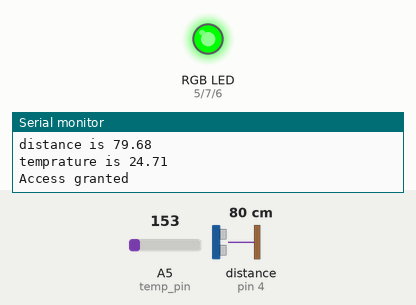
Recording of a sketch running on a simulated Arduino Uno, built with avr-gcc and run on an emulated ATmega328P. On the bench: an RGB LED mixed from three pins (HIGH = lit), the last lines printed to the serial monitor. Wiring (inferred from the names in the program): ultrasonic range finder: trigger pin 2; echo pin 4. The test bench sets the inputs (shaded band); at power-on: distance to the obstacle (sensor on pin 4) 80 cm, A5 (temp_pin) = 153. The echo pulse lasts 58.3 µs per cm; pins used as bus, display or sensor lines are not drawn.

Above: at 1.2 s.
1.3 s: distance to the obstacle (sensor on pin 4) set to 96 cm
2.8 s: distance to the obstacle (sensor on pin 4) set to 104 cm
At 4.0 s:
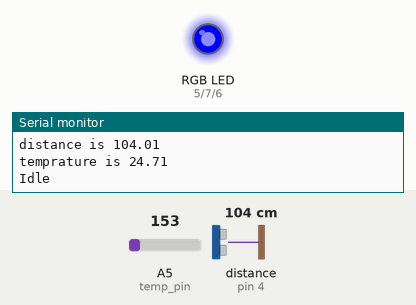
4.3 s: distance to the obstacle (sensor on pin 4) set to 2 cm
At 4.9 s:
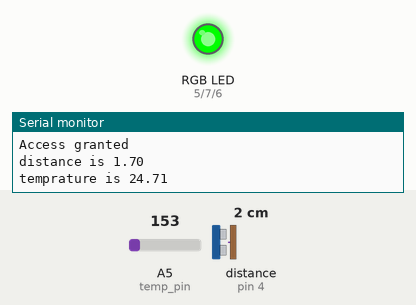
5.8 s: A5 (temp_pin) set to 178
At 6.6 s:
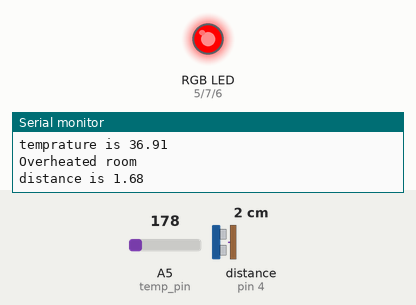
7.3 s: A5 (temp_pin) set to 133
At 8.4 s:
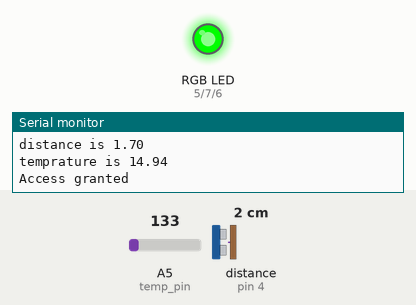
8.8 s: distance to the obstacle (sensor on pin 4) set to 103 cm
At 10.1 s:
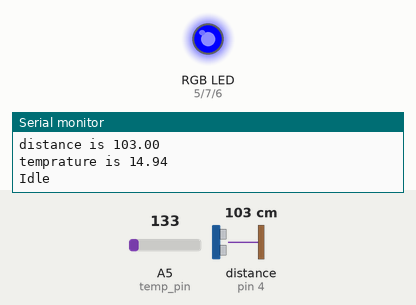
Timing chart, 0 to 11.3 s (numbered marks = the images above; inputs shaded):
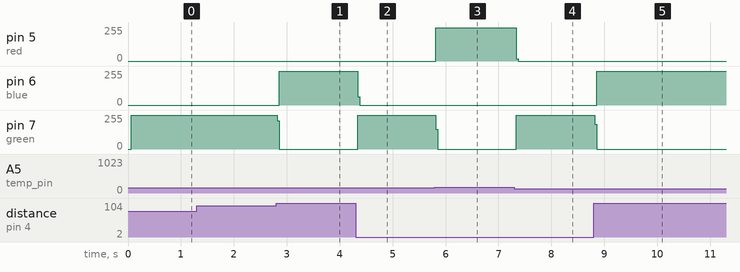

Measured:
- the behaviour switches between 100 and 101 cm on distance to the obstacle (sensor on pin 4) (found by bisection; images 0 and 1)
- the behaviour switches between 163 and 164 on A5 (temp_pin) (found by bisection; images 2 and 3)
- after the input at 2.8 s, pin 6 (blue): 0/255 → 254/255 after 0.06 s; pin 7 (green): 255/255 → 0/255 at once
- after the input at 4.3 s, pin 6 (blue): 254/255 → 0/255 at once; pin 7 (green): 0/255 → 252/255 at once
- after the input at 5.8 s, pin 5 (red): 0/255 → 250/255 at once; pin 7 (green): 252/255 → 0/255 at once
- after the input at 7.3 s, pin 5 (red): 250/255 → 0/255 at once; pin 7 (green): 0/255 → 252/255 at once
- after the input at 8.8 s, pin 6 (blue): 0/255 → 254/255 after 0.06 s; pin 7 (green): 252/255 → 0/255 at once

The sketch:

ultrasonic_tmp36_room_access.ino
```cpp
#define trig 2
#define echo 4
#define red 5
#define blue 6
#define green 7
#define temp_pin A5

int counter;

void check_print(float dist, float temp);
float distance(float time);
void reset_led();
void setup()
{
  pinMode(trig, OUTPUT);
  pinMode(echo, INPUT);
  pinMode(red, OUTPUT);
  pinMode(blue, OUTPUT);
  pinMode(green, OUTPUT);
  Serial.begin(9600);
}

void loop()
{
  //ultrasonic
  float duration,distance;
  digitalWrite(trig,0);
  delayMicroseconds(5);
  digitalWrite(trig,1);
  delayMicroseconds(10);
  digitalWrite(trig,0);
  duration=pulseIn(echo,1);
  distance=calc_distance(duration);

  //temp
  int value;
  float volt,temp;
  value=analogRead(temp_pin);
   volt=value*5.0/1024.0 ;
  temp= (volt-0.5)*100;

  //check values
  if(counter%100==0)
  check_print(distance,temp);
  counter++;

  //reset led
  reset_led();
  //if conditions
  if(distance<100)
  {
    if(temp>30)
    digitalWrite(red,1);

    else
      digitalWrite(green,1);
  }
  else
  digitalWrite(blue,1);
}


float calc_distance(float time)
{
  float disp;
  disp=0.0343*time/2 ;
    return disp ;
}

void check_print(float dist,float temp)
{

  Serial.print("distance is ");
  Serial.println(dist);
  Serial.print("temprature is ");
  Serial.println(temp);

   if(dist<100)
  {
    if(temp>30)
    Serial.println("Overheated room");

    else
      Serial.println("Access granted");
  }
  else
  Serial.println("Idle");

}

void reset_led()
{
  digitalWrite(blue,0);
  digitalWrite(red,0);
  digitalWrite(green,0);
}
```
